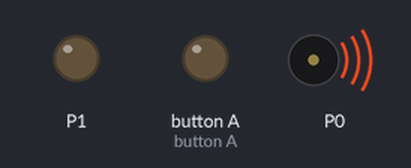
Bench run of a program on a simulated BBC micro:bit (MakeCode). On the bench: output pins drawn as LEDs (lit = HIGH), buzzer (waves = sounding).

Above: at 0.2 s.
At 0.7 s:
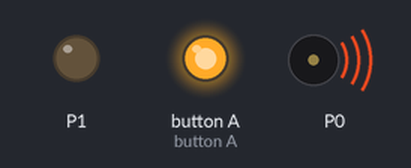
At 2.3 s:
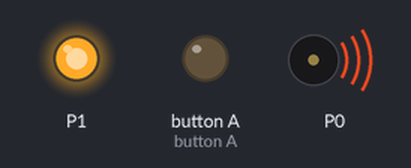
Timing chart, 0 to 3.0 s (numbered marks = the images above):
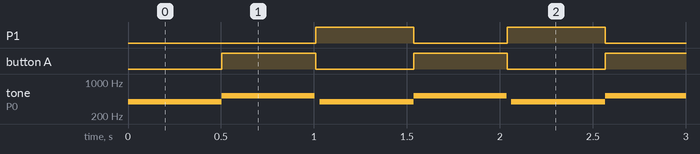

Measured:
- by itself, P1: alternates HIGH for 0.53 s and LOW for 0.51 s
- by itself, button A: alternates HIGH for 0.51 s and LOW for 0.53 s
- by itself, tone on P0: repeats every 1.0 s: 523 Hz 0.50 s, silent 0.03 s, 392 Hz 0.51 s

The program:

main.ts
```typescript
input.onButtonPressed(Button.A, function () {

})
basic.forever(function () {
    music.playTone(392, music.beat(BeatFraction.Whole))
    pins.digitalWritePin(DigitalPin.P5, 1)
    pins.digitalWritePin(DigitalPin.P1, 0)
    music.playTone(523, music.beat(BeatFraction.Whole))
    pins.digitalWritePin(DigitalPin.P5, 0)
    pins.digitalWritePin(DigitalPin.P1, 1)
})
```

test.ts
```typescript
// 테스트는 여기로 이동합니다; 이 패키지가 확장으로 사용될 때 컴파일되지 않을 것 입니다.
```
